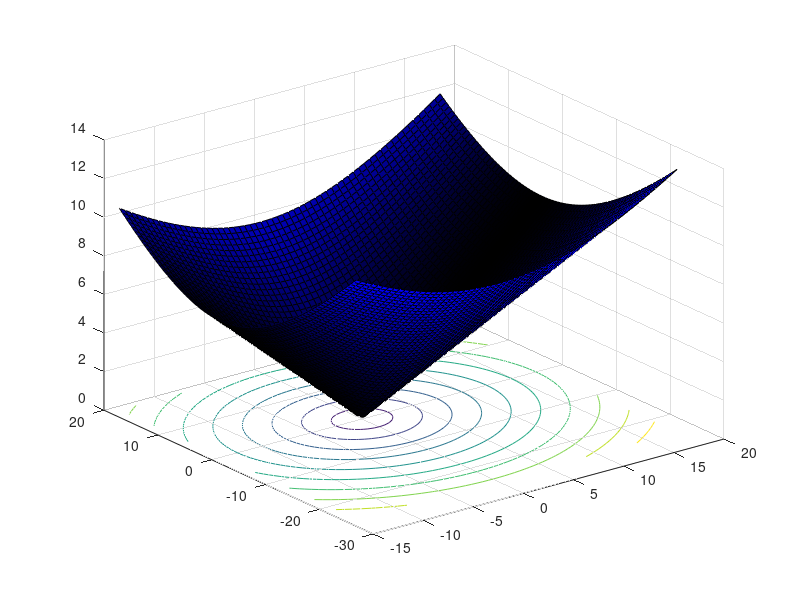

The MATLAB script that drew this image:
clc; clear; close all

n1 = 60; n2 = 80;

x = linspace(-14, 18, n1);
y = linspace(-25, 19, n2);

[X, Y] = meshgrid(x, y);

Z = sqrt(X.^2/4 + Y.^2/6);

% color
CO(:,:,1) = normalize(X, 'range').^2; % red
CO(:,:,2) = normalize(X.*X, 'range');%ones(n2, n1)/2; % green
CO(:,:,3) = normalize(Z*1, 'range'); % blue

surfc(X, Y, Z, CO)

function nor = normali(X)
    nor = (X - min(X(:)))/(max(X(:)) - min(X(:)));
end


%contourf(X, Y, Z)
